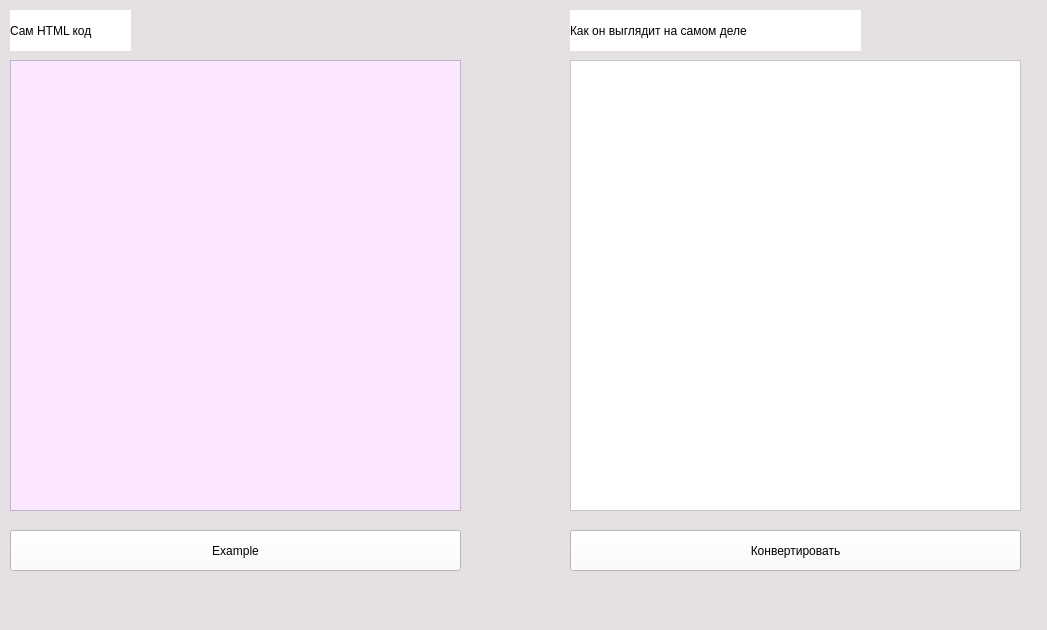
<?xml version="1.0" encoding="UTF-8"?>
<ui version="4.0">
 <class>MainWindow</class>
 <widget class="QMainWindow" name="MainWindow">
  <property name="windowModality">
   <enum>Qt::ApplicationModal</enum>
  </property>
  <property name="geometry">
   <rect>
    <x>0</x>
    <y>0</y>
    <width>1047</width>
    <height>630</height>
   </rect>
  </property>
  <property name="windowTitle">
   <string>MainWindow</string>
  </property>
  <property name="toolTipDuration">
   <number>-2</number>
  </property>
  <property name="styleSheet">
   <string notr="true">background-color: rgb(229, 224, 228);
font: 12pt &quot;Verdana&quot;;
</string>
  </property>
  <widget class="QWidget" name="centralwidget">
   <widget class="QPlainTextEdit" name="plainTextEdit">
    <property name="geometry">
     <rect>
      <x>10</x>
      <y>60</y>
      <width>451</width>
      <height>451</height>
     </rect>
    </property>
    <property name="cursor" stdset="0">
     <cursorShape>ArrowCursor</cursorShape>
    </property>
    <property name="styleSheet">
     <string notr="true">background-color: rgb(251, 231, 255);</string>
    </property>
   </widget>
   <widget class="QLabel" name="label">
    <property name="geometry">
     <rect>
      <x>10</x>
      <y>10</y>
      <width>121</width>
      <height>41</height>
     </rect>
    </property>
    <property name="cursor">
     <cursorShape>CrossCursor</cursorShape>
    </property>
    <property name="styleSheet">
     <string notr="true">background-color: rgb(255, 255, 255);</string>
    </property>
    <property name="text">
     <string>Сам HTML код</string>
    </property>
   </widget>
   <widget class="QLabel" name="label_2">
    <property name="geometry">
     <rect>
      <x>570</x>
      <y>10</y>
      <width>291</width>
      <height>41</height>
     </rect>
    </property>
    <property name="minimumSize">
     <size>
      <width>0</width>
      <height>31</height>
     </size>
    </property>
    <property name="styleSheet">
     <string notr="true">background-color: rgb(255, 255, 255);</string>
    </property>
    <property name="text">
     <string>Как он выглядит на самом деле</string>
    </property>
   </widget>
   <widget class="QPushButton" name="pushButton">
    <property name="geometry">
     <rect>
      <x>570</x>
      <y>530</y>
      <width>451</width>
      <height>41</height>
     </rect>
    </property>
    <property name="styleSheet">
     <string notr="true">background-color: rgb(255, 255, 255);</string>
    </property>
    <property name="text">
     <string>Конвертировать</string>
    </property>
   </widget>
   <widget class="QPushButton" name="pushButton_2">
    <property name="geometry">
     <rect>
      <x>10</x>
      <y>530</y>
      <width>451</width>
      <height>41</height>
     </rect>
    </property>
    <property name="styleSheet">
     <string notr="true">background-color: rgb(255, 255, 255);</string>
    </property>
    <property name="text">
     <string>Example</string>
    </property>
   </widget>
   <widget class="QTextBrowser" name="textBrowser">
    <property name="geometry">
     <rect>
      <x>570</x>
      <y>60</y>
      <width>451</width>
      <height>451</height>
     </rect>
    </property>
    <property name="cursor" stdset="0">
     <cursorShape>WaitCursor</cursorShape>
    </property>
    <property name="styleSheet">
     <string notr="true">background-color: rgb(251, 231, 255);
background-color: rgb(255, 255, 255);</string>
    </property>
   </widget>
  </widget>
  <widget class="QMenuBar" name="menubar">
   <property name="geometry">
    <rect>
     <x>0</x>
     <y>0</y>
     <width>1047</width>
     <height>24</height>
    </rect>
   </property>
  </widget>
  <widget class="QStatusBar" name="statusbar"/>
 </widget>
 <resources/>
 <connections/>
</ui>
